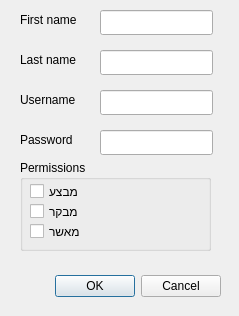
<?xml version="1.0" encoding="UTF-8"?>
<ui version="4.0">
 <class>Dialog</class>
 <widget class="QDialog" name="Dialog">
  <property name="geometry">
   <rect>
    <x>0</x>
    <y>0</y>
    <width>239</width>
    <height>316</height>
   </rect>
  </property>
  <property name="windowTitle">
   <string>Create New Account</string>
  </property>
  <widget class="QDialogButtonBox" name="buttonBox">
   <property name="geometry">
    <rect>
     <x>-120</x>
     <y>270</y>
     <width>341</width>
     <height>32</height>
    </rect>
   </property>
   <property name="orientation">
    <enum>Qt::Horizontal</enum>
   </property>
   <property name="standardButtons">
    <set>QDialogButtonBox::Cancel|QDialogButtonBox::Ok</set>
   </property>
  </widget>
  <widget class="QLineEdit" name="firstName">
   <property name="geometry">
    <rect>
     <x>100</x>
     <y>10</y>
     <width>113</width>
     <height>25</height>
    </rect>
   </property>
  </widget>
  <widget class="QLineEdit" name="lastName">
   <property name="geometry">
    <rect>
     <x>100</x>
     <y>50</y>
     <width>113</width>
     <height>25</height>
    </rect>
   </property>
  </widget>
  <widget class="QLineEdit" name="userName">
   <property name="geometry">
    <rect>
     <x>100</x>
     <y>90</y>
     <width>113</width>
     <height>25</height>
    </rect>
   </property>
  </widget>
  <widget class="QLineEdit" name="password">
   <property name="geometry">
    <rect>
     <x>100</x>
     <y>130</y>
     <width>113</width>
     <height>25</height>
    </rect>
   </property>
  </widget>
  <widget class="QLabel" name="label">
   <property name="geometry">
    <rect>
     <x>20</x>
     <y>10</y>
     <width>91</width>
     <height>20</height>
    </rect>
   </property>
   <property name="text">
    <string>First name</string>
   </property>
  </widget>
  <widget class="QLabel" name="label_2">
   <property name="geometry">
    <rect>
     <x>20</x>
     <y>50</y>
     <width>81</width>
     <height>19</height>
    </rect>
   </property>
   <property name="text">
    <string>Last name</string>
   </property>
  </widget>
  <widget class="QLabel" name="label_3">
   <property name="geometry">
    <rect>
     <x>20</x>
     <y>90</y>
     <width>91</width>
     <height>19</height>
    </rect>
   </property>
   <property name="text">
    <string>Username</string>
   </property>
  </widget>
  <widget class="QLabel" name="label_4">
   <property name="geometry">
    <rect>
     <x>20</x>
     <y>130</y>
     <width>81</width>
     <height>19</height>
    </rect>
   </property>
   <property name="text">
    <string>Password</string>
   </property>
  </widget>
  <widget class="QGroupBox" name="groupBox">
   <property name="geometry">
    <rect>
     <x>20</x>
     <y>160</y>
     <width>191</width>
     <height>91</height>
    </rect>
   </property>
   <property name="title">
    <string>Permissions</string>
   </property>
   <widget class="QCheckBox" name="performs">
    <property name="geometry">
     <rect>
      <x>10</x>
      <y>20</y>
      <width>101</width>
      <height>23</height>
     </rect>
    </property>
    <property name="text">
     <string>מבצע</string>
    </property>
   </widget>
   <widget class="QCheckBox" name="comptroller">
    <property name="geometry">
     <rect>
      <x>10</x>
      <y>40</y>
      <width>101</width>
      <height>23</height>
     </rect>
    </property>
    <property name="text">
     <string>מבקר</string>
    </property>
   </widget>
   <widget class="QCheckBox" name="confirm">
    <property name="geometry">
     <rect>
      <x>10</x>
      <y>60</y>
      <width>101</width>
      <height>23</height>
     </rect>
    </property>
    <property name="text">
     <string>מאשר</string>
    </property>
   </widget>
  </widget>
 </widget>
 <resources/>
 <connections>
  <connection>
   <sender>buttonBox</sender>
   <signal>accepted()</signal>
   <receiver>Dialog</receiver>
   <slot>accept()</slot>
   <hints>
    <hint type="sourcelabel">
     <x>248</x>
     <y>254</y>
    </hint>
    <hint type="destinationlabel">
     <x>157</x>
     <y>274</y>
    </hint>
   </hints>
  </connection>
  <connection>
   <sender>buttonBox</sender>
   <signal>rejected()</signal>
   <receiver>Dialog</receiver>
   <slot>reject()</slot>
   <hints>
    <hint type="sourcelabel">
     <x>316</x>
     <y>260</y>
    </hint>
    <hint type="destinationlabel">
     <x>286</x>
     <y>274</y>
    </hint>
   </hints>
  </connection>
 </connections>
</ui>
